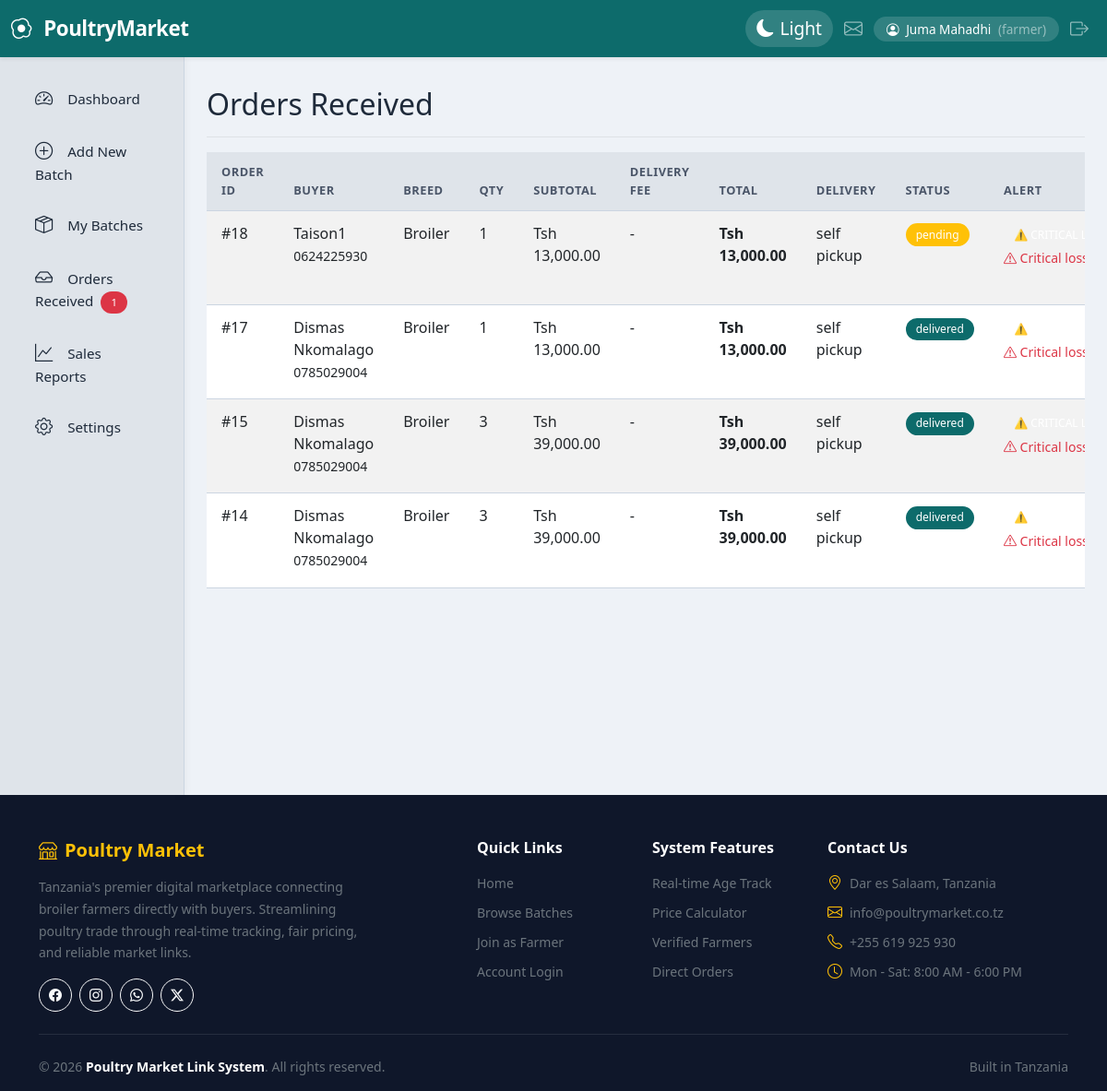
Page /orders.php (signed in) on the committed database.
### tables this page shows
CREATE TABLE `orders` (
  `id` int(11) NOT NULL,
  `buyer_id` int(11) NOT NULL,
  `batch_id` int(11) NOT NULL,
  `quantity` int(11) NOT NULL CHECK (`quantity` > 0),
  `total_price` decimal(10,2) NOT NULL,
  `delivery_fee` decimal(10,2) DEFAULT 0.00,
  `delivery_method` enum('seller_delivery','self_pickup') NOT NULL,
  `delivery_address` text DEFAULT NULL,
  `order_date` timestamp NOT NULL DEFAULT current_timestamp(),
  `status` enum('pending','confirmed','in_transit','delivered','cancelled') DEFAULT 'pending',
  `payment_status` enum('pending','paid','failed') DEFAULT 'pending',
  `notes` text DEFAULT NULL
);

CREATE TABLE `users` (
  `id` int(11) NOT NULL,
  `name` varchar(100) NOT NULL,
  `email` varchar(100) NOT NULL,
  `password` varchar(255) NOT NULL,
  `phone` varchar(20) DEFAULT NULL,
  `location` varchar(255) DEFAULT NULL,
  `role` enum('admin','farmer','buyer') NOT NULL DEFAULT 'buyer',
  `created_at` timestamp NOT NULL DEFAULT current_timestamp(),
  `updated_at` timestamp NOT NULL DEFAULT current_timestamp() ON UPDATE current_timestamp()
);

CREATE TABLE `batches` (
  `id` int(11) NOT NULL,
  `farmer_id` int(11) NOT NULL,
  `breed` varchar(100) NOT NULL,
  `quantity` int(11) NOT NULL CHECK (`quantity` >= 0),
  `price_per_bird` decimal(10,2) NOT NULL CHECK (`price_per_bird` >= 0),
  `hatch_date` date NOT NULL,
  `location` varchar(255) NOT NULL,
  `status` enum('available','reserved','sold') DEFAULT 'available',
  `created_at` timestamp NOT NULL DEFAULT current_timestamp(),
  `updated_at` timestamp NOT NULL DEFAULT current_timestamp() ON UPDATE current_timestamp(),
  `image` varchar(255) DEFAULT NULL
);

### functions.php (called while the page is built, shortened)
<?php
function getAgeInDays($hatchDate) {
    return (new DateTime())->diff(new DateTime($hatchDate))->days;
}
function getBatchStatus($basePrice, $hatchDate) {
    $age = getAgeInDays($hatchDate);
    $price = $basePrice;
    $alert = 'none';
    $status_class = 'success';
    $status_text = 'Optimal';
    $is_loss = false;
    $is_critical = false;
    $is_doubled = false;
    if ($age <= 30) {
        $price = $basePrice;
        $alert = 'none';
        $status_class = 'success';
        $status_text = '✅ Optimal';
        $is_loss = false;
        $is_critical = false;
        $is_doubled = false;
    } else {
        $price = $basePrice * 2;
        $alert = 'critical_loss';
        $status_class = 'danger';
        $status_text = '⚠️ CRITICAL Loss Alert';
        $is_loss = true;
        $is_critical = true;
        $is_doubled = true;
    }
    return [
        'price'          => $price,
        'alert'          => $alert,
        'status_class'   => $status_class,
        'status_text'    => $status_text,
        'age'            => $age,
        'is_loss'        => $is_loss,
        'is_critical'    => $is_critical,
        'is_doubled'     => $is_doubled,
        'base_price'     => $basePrice
    ];
}
function getPriceBreakdown($basePrice, $hatchDate) {
    $status = getBatchStatus($basePrice, $hatchDate);
    return [
        'base'      => $basePrice,
        'current'   => $status['price'],
        'increase'  => $status['price'] - $basePrice,
        'age'       => $status['age'],
        'is_increased' => ($status['price'] != $basePrice),
        'is_loss'   => $status['is_loss'],
        'is_critical' => $status['is_critical'],
        'is_doubled' => $status['is_doubled'],
        'alert'     => $status['alert'],
        'status_text' => $status['status_text'],
        'status_class' => $status['status_class']
    ];
}
?>

### orders.php (the view, shortened to what this page needs)
<?php
require_once '../includes/auth.php';
$farmer_id = $_SESSION['user_id'];
$result = $conn->query("
    SELECT o.*, u.name as buyer_name, u.phone as buyer_phone, b.breed, b.price_per_bird, b.hatch_date, b.farmer_id
    FROM orders o
    JOIN batches b ON o.batch_id = b.id
    JOIN users u ON o.buyer_id = u.id
    WHERE b.farmer_id = $farmer_id
    ORDER BY o.order_date DESC
");
?>
<div class="d-flex justify-content-between flex-wrap flex-md-nowrap align-items-center pt-3 pb-2 mb-3 border-bottom">
    <h2>Orders Received</h2>
</div>
<?php if ($result->num_rows > 0): ?>
    <div class="table-responsive">
        <table class="table table-striped" id="ordersTable">
            <thead>
                <tr>
                    <th>Order ID</th>
                    <th>Buyer</th>
                    <th>Breed</th>
                    <th>Qty</th>
                    <th>Subtotal</th>
                    <th>Delivery Fee</th>
                    <th>Total</th>
                    <th>Delivery</th>
                    <th>Status</th>
                    <th>Alert</th>
                </tr>
            </thead>
            <tbody>
                <?php while ($row = $result->fetch_assoc()):
                    try {
                        $priceInfo = getPriceBreakdown($row['price_per_bird'], $row['hatch_date']);
                    } catch (Exception $e) {
                        $priceInfo = [
                            'status_class' => 'secondary',
                            'status_text' => 'N/A',
                            'is_loss' => false,
                            'is_critical' => false,
                        ];
                    }
                ?>
                    <tr>
                        <td>#<?= $row['id'] ?></td>
                        <td><?= htmlspecialchars($row['buyer_name']) ?><br><small><?= $row['buyer_phone'] ?></small></td>
                        <td><?= htmlspecialchars($row['breed']) ?></td>
                        <td><?= $row['quantity'] ?></td>
                        <td>Tsh <?= number_format($row['total_price'] - $row['delivery_fee'], 2) ?></td>
                        <td><?= $row['delivery_fee'] > 0 ? 'Tsh '.number_format($row['delivery_fee'], 2) : '-' ?></td>
                        <td><strong>Tsh <?= number_format($row['total_price'], 2) ?></strong></td>
                        <td><?= str_replace('_', ' ', $row['delivery_method']) ?></td>
                        <td><span class="badge bg-<?= $row['status']=='pending'?'warning':($row['status']=='delivered'?'success':'secondary') ?>"><?= $row['status'] ?></span></td>
                        <td>
                            <span class="badge <?= $priceInfo['status_class'] ?>"><?= $priceInfo['status_text'] ?></span>
                            <?php if ($priceInfo['is_loss']): ?>
                                <br><small class="text-danger"><i class="bi bi-exclamation-triangle"></i> <?= $priceInfo['is_critical'] ? 'Critical loss!' : 'Loss incurred!' ?></small>
                            <?php endif; ?>
                        </td>
                    </tr>
                <?php endwhile; ?>
            </tbody>
        </table>
    </div>
<?php else: ?>
    <div class="alert alert-info">No orders received yet.</div>
<?php endif; ?>
<?php
include '../layout.php';
?>

### style.css (style rules this page uses)
body { background-color: #f8f9fa; }
:root { --bg-body: #eef2f7; --bg-card: #f5f7fa; --bg-sidebar: #dfe4ea; --bg-navbar: #2d6a4f; --bg-input: #ffffff; --bg-modal: #f5f7fa; --bg-table-stripe: #eef2f7; --bg-table-hover: #dce3ed; --bg-badge: #2d6a4f; --text-primary: #1e2a3a; --text-secondary: #4a5568; --text-muted: #6b7a8f; --text-white: #ffffff; --text-navbar: #ffffff; --text-link: #1a4d8a; --border-color: #cbd5e1; --shadow-color: rgba(0, 0, 0, 0.08); --card-shadow: 0 4px 12px var(--shadow-color); --transition-speed: 0.3s; }
body { background-color: var(--bg-body); color: var(--text-primary); transition: background-color var(--transition-speed), color var(--transition-speed); font-family: 'Segoe UI', system-ui, -apple-system, sans-serif; }
.table { color: var(--text-primary); }
.table-striped > tbody > tr:nth-of-type(odd) { background-color: var(--bg-table-stripe); }
.table td, .table th { border-color: var(--border-color); padding: 0.75rem 1rem; }
.table thead th { background-color: var(--bg-sidebar); color: var(--text-secondary); font-weight: 600; text-transform: uppercase; font-size: 0.8rem; letter-spacing: 0.5px; }
.badge { font-weight: 500; padding: 0.4rem 0.7rem; border-radius: 50px; }

### layout.php (style rules this page uses)
:root { --bs-success: #0d6b6b; --bs-success-rgb: 13, 107, 107; --bs-primary: #0d6b6b; --bs-primary-rgb: 13, 107, 107; --bs-link-color: #0d6b6b; --bs-link-hover-color: #094a4a; }
.badge.bg-success { background-color: #0d6b6b !important; }
.bg-success { background-color: #0d6b6b !important; }
body, .card, .sidebar, .navbar, .footer { transition: background-color 0.3s ease, color 0.3s ease, border-color 0.3s ease; }

### rows in the picture
orders: id "18", buyer.name "Taison1", buyer.phone "0624225930", batch.breed "Broiler", quantity "1", $row['total_price'] - $row['delivery_fee'] "13,000.00", total_price "13,000.00", delivery_method "self pickup", status "pending", batch.hatch_date "⚠️ CRITICAL…"
orders: id "17", buyer.name "Dismas Nkomalago", buyer.phone "0785029004", batch.breed "Broiler", quantity "1", $row['total_price'] - $row['delivery_fee'] "13,000.00", total_price "13,000.00", delivery_method "self pickup", status "delivered", batch.hatch_date "⚠️ CRITICAL…"
orders: id "15", buyer.name "Dismas Nkomalago", buyer.phone "0785029004", batch.breed "Broiler", quantity "3", $row['total_price'] - $row['delivery_fee'] "39,000.00", total_price "39,000.00", delivery_method "self pickup", status "delivered", batch.hatch_date "⚠️ CRITICAL…"
orders: id "14", buyer.name "Dismas Nkomalago", buyer.phone "0785029004", batch.breed "Broiler", quantity "3", $row['total_price'] - $row['delivery_fee'] "39,000.00", total_price "39,000.00", delivery_method "self pickup", status "delivered", batch.hatch_date "⚠️ CRITICAL…"

### other values in the picture
$_SESSION['name'] "Juma Mahadhi"
$_SESSION['role'] "farmer"
$pending_count "1"
